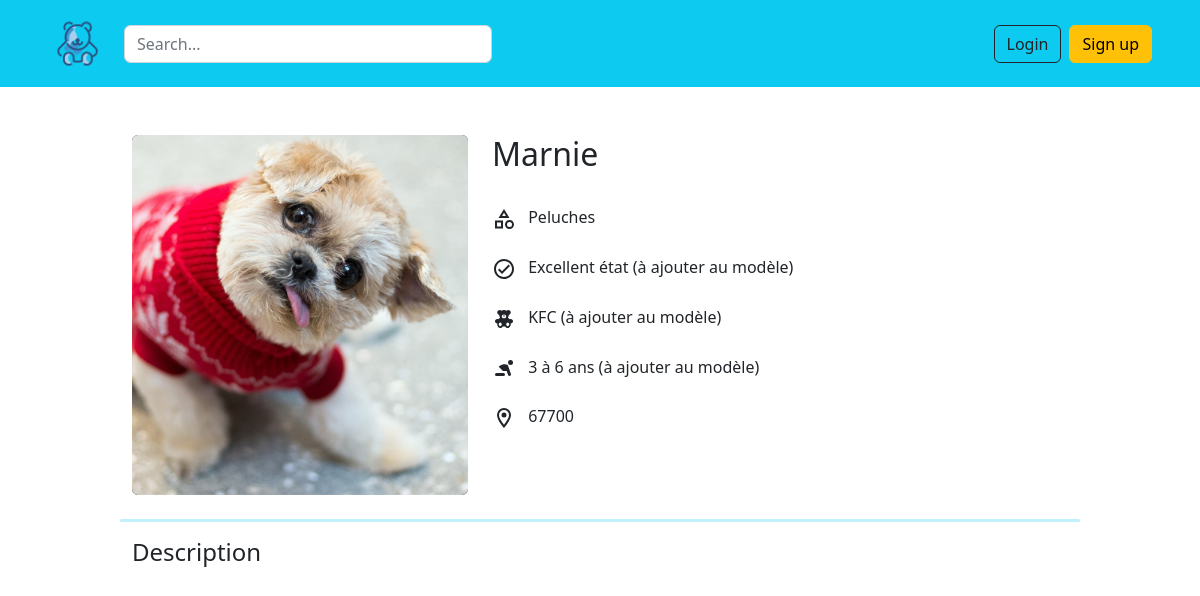
The page /product/18 on the database as committed earlier.
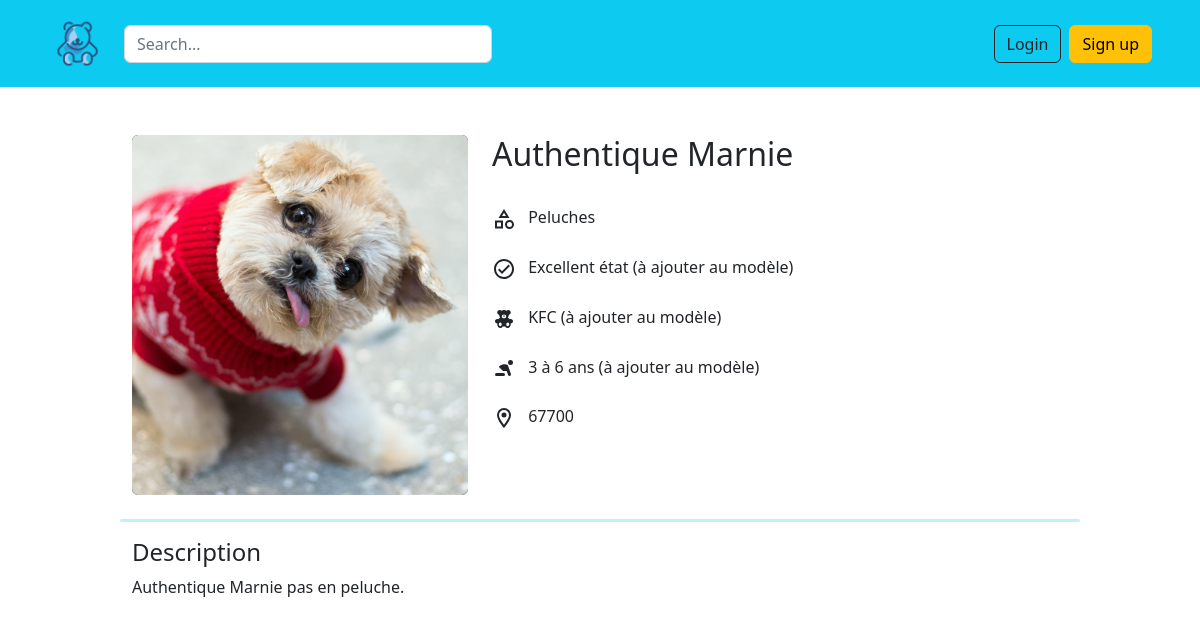
The same page on the database as committed later.
### website/models.py (models this page shows)
class Product(db.Model):
    id = db.Column(db.Integer, primary_key=True)
    title = db.Column(db.String(100))
    pictures = db.Column(db.String(150))
    description = db.Column(db.String(5000))
    city = db.Column(db.String(150))
    category = db.Column(db.String(100))
    condition = db.Column(db.String(100))
    age = db.Column(db.String(100))
    brand = db.Column(db.String(100))
    shipping_fee = db.Column(db.Integer)
    date = db.Column(db.DateTime(timezone=True), default=func.now())
    user_id = db.Column(db.Integer, db.ForeignKey('user.id'))

### website/views.py (the view)
@views.route('/product/<id>', methods=['POST', 'GET'])
def show_product(id):
    product_id = id
    product = Product.query.filter_by(id=product_id).first()
    return render_template("product.html", user=current_user, product=product)

### website/templates/product.html (shortened to what this page needs)
{% extends "base.html" %}
{% block content %}
    <div class="container my-4">
        <br />
        <div class="container" style="max-width: 960px" id="products-grid">
            <div class="row row-cols-2 g-4">
                <a href="" style="max-width:360px; color: #333; text-decoration: none;">
                    <div style="height: 360px;" class=" col bg-dark rounded">
                        <img align="center" class="rounded" style="width: 100%; height:100%; object-fit: cover;" src="{{ url_for('static', filename=('img/' + product.pictures)) }}" alt="photo" height="130px">
                    </div>
                </a>
                <div id ="product-info" class="col pb-0">
                    <h2>{{ product.title}}</h2><br />
                    <div class="mb-4">
                        <span class="mx-2">{{ product.category }}</span>
                    </div>
                    <div class="mb-4">
                        <svg style="width:24px;height:24px" viewBox="0 0 24 24">
                            <path fill="currentColor" d="M12 2C6.5 2 2 6.5 2 12S6.5 22 12 22 22 17.5 22 12 17.5 2 12 2M12 20C7.59 20 4 16.41 4 12S7.59 4 12 4 20 7.59 20 12 16.41 20 12 20M16.59 7.58L10 14.17L7.41 11.59L6 13L10 17L18 9L16.59 7.58Z" />
                        </svg>
                        <span class="mx-2">Excellent état (à ajouter au modèle)</span>
                    </div>
                    <div class="mb-4">
                        <span class="mx-2">KFC (à ajouter au modèle)</span>
                    </div>
                    <div class="mb-4">
                        <span class="mx-2">3 à 6 ans (à ajouter au modèle)</span>
                    </div>
                    <div class="mb-4">
                        <span class="mx-2">{{ product.city }}</span>
                    </div>
                </div>
            </div>
            <br />
            <div id="product-desc" class="row">
                <hr style="border-top: 3px solid; border-color: rgb(13,202,240); border-radius: 2px;">
                <h4>Description</h4>
                <p>{{ product.description }}</p>
            </div>
        </div>
    </div>
{% endblock%}

### website/templates/base.html (shortened to what this page needs)
<!DOCTYPE html>
<html>
    <head>
        <link
        href="https://cdn.jsdelivr.net/npm/bootstrap@5.2.3/dist/css/bootstrap.min.css"
        rel="stylesheet"
>
    </head>
    <body>
        <header style="z-index:5;">
            <nav class="navbar navbar-expand-lg navbar-dark bg-info">
                <div class="container-fluid px-5">
                    <a class="navbar-brand" href="/">
                        <img src="../static/img/logo.png" alt="logo" width="60px" class="d-inline-block align-text-top">
                    </a>
                    <form class="col-4 nav" role="search">
                        <input type="search" class="form-control" placeholder="Search..." aria-label="Search">
                    </form>
                    <div class="collapse navbar-collapse justify-content-end" id="navbarNav" aria-expanded="false">
                        <ul class="navbar-nav" style="font-size: 1.25rem">
                            {% if user.is_authenticated %}
                            <li class="nav-item">
                                <a class="nav-link active" aria-current="page" href="/">Home</a>
                            </li>
                            <li class="nav-item">
                                <a class="nav-link" href="/account">Account</a>
                            </li>
                            <li class="nav-item">
                                <a class="nav-link" href="/logout">Logout</a>
                            </li>
                            {% else %}
                            <button type="button" class="btn btn-outline-dark me-2" id="login" onclick="location.href='/login'">Login</button>
                            <button type="button" class="btn btn-warning" id="signup" onclick="location.href='/signup'">Sign up</button>
                            {% endif %}
                        </ul>
                    </div>
                </div>
            </nav>
        </header>
        <div class="container">
            {% block content %}
            {% endblock%}
        </div>
    </body>
</html>

Rows that differ between the two databases and show on the page:
changed Product "Peluches": title "Marnie" → "Authentique Marnie"; description (not shown) → "Authentique Marnie pas en peluche."
